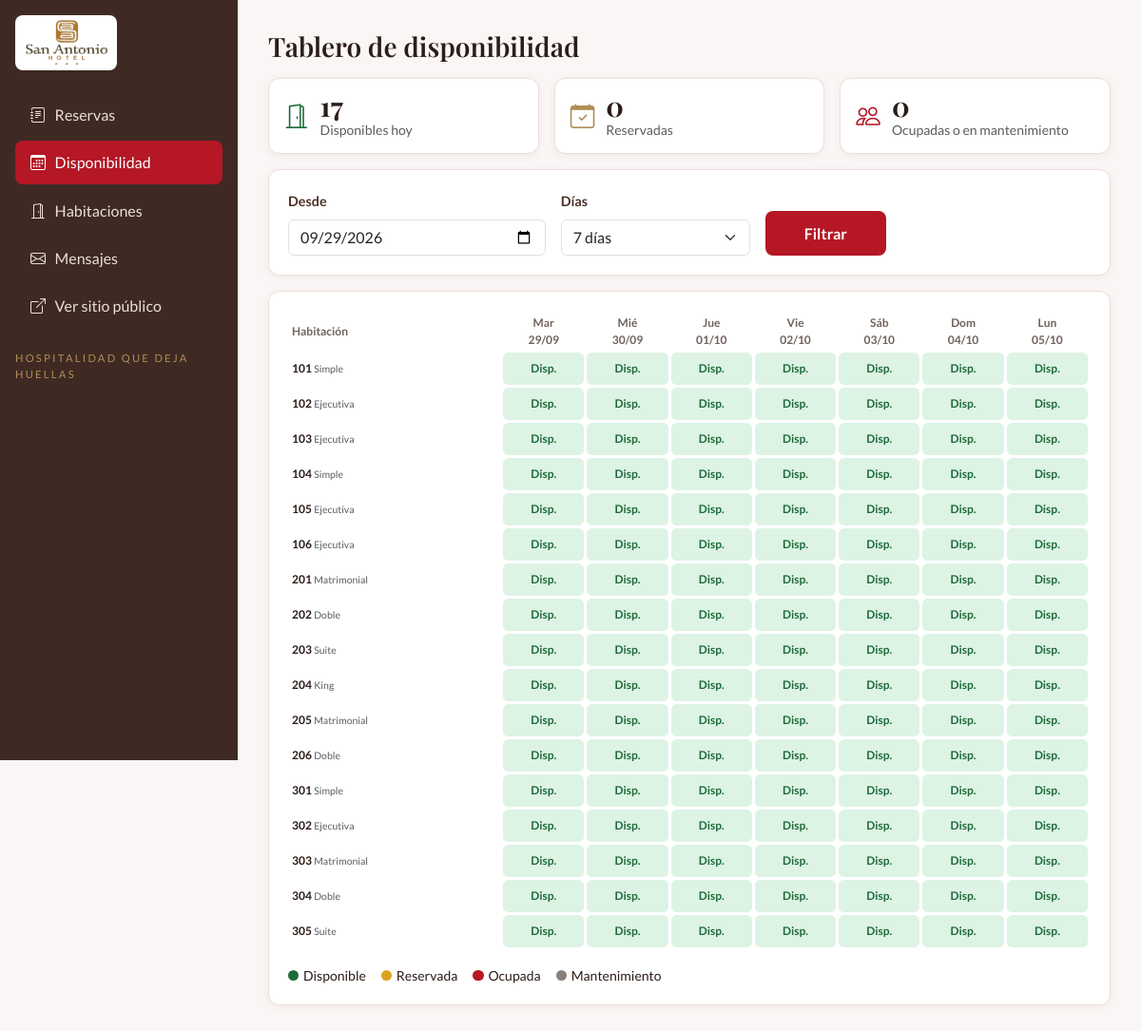
The page /admin/disponibilidad.php on the database its author committed.
### tables this page shows
CREATE TABLE habitacion (
    id           INT UNSIGNED AUTO_INCREMENT PRIMARY KEY,
    numero       VARCHAR(5)   NOT NULL UNIQUE,
    piso         TINYINT UNSIGNED NOT NULL,
    tipo_id      INT UNSIGNED NOT NULL,
    estado       ENUM('disponible','ocupada','limpieza','mantenimiento') NOT NULL DEFAULT 'disponible',
    descripcion  VARCHAR(255) NULL,
    activo       TINYINT(1)   NOT NULL DEFAULT 1,
    created_at   TIMESTAMP    NOT NULL DEFAULT CURRENT_TIMESTAMP,
    updated_at   TIMESTAMP    NOT NULL DEFAULT CURRENT_TIMESTAMP ON UPDATE CURRENT_TIMESTAMP,
    CONSTRAINT fk_habitacion_tipo FOREIGN KEY (tipo_id) REFERENCES tipo_habitacion(id)
);

CREATE TABLE tipo_habitacion (
    id             INT UNSIGNED AUTO_INCREMENT PRIMARY KEY,
    nombre         VARCHAR(40)   NOT NULL UNIQUE,
    descripcion    VARCHAR(255)  NOT NULL,
    detalle        TEXT          NULL,
    capacidad      TINYINT UNSIGNED NOT NULL,
    precio_noche   DECIMAL(8,2)  NOT NULL CHECK (precio_noche > 0),
    activo         TINYINT(1)    NOT NULL DEFAULT 1,
    created_at     TIMESTAMP     NOT NULL DEFAULT CURRENT_TIMESTAMP,
    updated_at     TIMESTAMP     NOT NULL DEFAULT CURRENT_TIMESTAMP ON UPDATE CURRENT_TIMESTAMP
);

### config/Autoload.php (called while the page is built, shortened)
<?php
spl_autoload_register(function (string $clase): void {
    $prefijo = "App\\";
    $carpetaBase = dirname(__DIR__) . "/src/";
    $ruta = $carpetaBase . str_replace("\\", "/", substr($clase, strlen($prefijo))) . ".php";
});

### views/partes/ayudas.php (called while the page is built, shortened)
<?php
function e($valor): string
{
    return htmlspecialchars((string) $valor, ENT_QUOTES, "UTF-8");
}
function fechaGet(string $clave): string
{
    $valor = $_GET[$clave] ?? "";
    $fecha = DateTime::createFromFormat("!Y-m-d", $valor);
    return ($fecha && $fecha->format("Y-m-d") === $valor) ? $valor : "";
}

### src/Dao/Conexion.php (called while the page is built, shortened)
<?php
class Conexion
{
    private $host = "localhost";
    private $dbname = "daw2_hotel_san_antonio";
    private $user = "root";
    private $password = "";
    public function conectar(): \PDO
    {
        try {
            $dsn = "mysql:host=$this->host;dbname=$this->dbname;charset=utf8mb4";
            $conexion = new \PDO($dsn, $this->user, $this->password);
            $conexion->setAttribute(\PDO::ATTR_ERRMODE, \PDO::ERRMODE_EXCEPTION);
            $conexion->setAttribute(\PDO::ATTR_DEFAULT_FETCH_MODE, \PDO::FETCH_ASSOC);
            $conexion->setAttribute(\PDO::ATTR_EMULATE_PREPARES, false);
            return $conexion;
        } catch (\PDOException $e) {
            throw $e;
        }
    }
}

### src/Dao/Dao.php (called while the page is built, shortened)
<?php
abstract class Dao
{
    public function __construct(?\PDO $conn = null)
    {
        $this->conn = $conn ?? (new Conexion())->conectar();
    }
    protected function enlazar(\PDOStatement $stmt, array $valores): void
    {
        foreach ($valores as $marcador => $valor) {
            $tipo = match (true) {
                is_int($valor) => \PDO::PARAM_INT,
                is_bool($valor) => \PDO::PARAM_BOOL,
                $valor === null => \PDO::PARAM_NULL,
                default => \PDO::PARAM_STR,
            };
            $stmt->bindValue($marcador, $valor, $tipo);
        }
    }
}

### src/Dao/Reserva.php (called while the page is built, shortened)
<?php
class Reserva extends Dao
{
    public function enRango(string $desde, string $hasta): array
    {
        $stmt = $this->conn->prepare(
            "SELECT habitacion_id, fecha_ingreso, fecha_salida, estado FROM reserva
             WHERE estado IN ('pendiente','confirmada','checkin')
               AND fecha_ingreso <= :hasta AND fecha_salida > :desde"
        );
        $this->enlazar($stmt, [":desde" => $desde, ":hasta" => $hasta]);
        $stmt->execute();
        return $stmt->fetchAll();
    }
    public function liberarNoShowVencidos(): int
    {
        $stmt = $this->conn->prepare(
            "UPDATE reserva SET estado = 'no_show' WHERE estado = 'confirmada' AND fecha_salida < CURDATE()"
        );
        $stmt->execute();
        return $stmt->rowCount();
    }
}

### src/Bo/Reserva.php (called while the page is built, shortened)
<?php
class Reserva
{
    public function liberarNoShow(): int
    {
        return (new ReservaDAO())->liberarNoShowVencidos();
    }
    public function tablero(string $desde, int $dias): array
    {
        $this->liberarNoShow();
        $fechas = array_map(fn($i) => date("Y-m-d", strtotime("$desde +$i day")), range(0, $dias - 1));
        $reservas = (new ReservaDAO())->enRango($fechas[0], end($fechas));
        $filas = [];
        foreach ((new HabitacionDAO())->listar() as $hab) {
            $celdas = array_map(function ($dia) use ($hab, $reservas) {
                if ($hab["estado"] === "mantenimiento") {
                    return "mantenimiento";
                }
                foreach ($reservas as $r) {
                    if ($r["habitacion_id"] == $hab["id"] && $r["fecha_ingreso"] <= $dia && $dia < $r["fecha_salida"]) {
                        return $r["estado"] === "checkin" ? "ocupada" : "reservada";
                    }
                }
                return "disponible";
            }, $fechas);
            $filas[] = ["numero" => $hab["numero"], "tipo" => $hab["tipo"], "celdas" => $celdas];
        }
        $primerDia = array_count_values(array_map(fn($f) => $f["celdas"][0], $filas));
        return ["fechas" => $fechas, "filas" => $filas, "totales" => $primerDia];
    }
}

### src/Dao/Habitacion.php (called while the page is built, shortened)
<?php
class Habitacion extends Dao
{
    public function listar(): array
    {
        $stmt = $this->conn->prepare(
            "SELECT h.*, t.nombre AS tipo, t.precio_noche
             FROM habitacion h
             JOIN tipo_habitacion t ON t.id = h.tipo_id
             ORDER BY h.numero"
        );
        $stmt->execute();
        return $stmt->fetchAll();
    }
}

### admin/disponibilidad.php (the view, shortened to what this page needs)
<?php
require __DIR__ . "/../config/Autoload.php";
require_once __DIR__ . "/../views/partes/ayudas.php";
$desde = fechaGet("desde") ?: date("Y-m-d");
$dias = (int) ($_GET["dias"] ?? 7);
$dias = in_array($dias, [7, 14], true) ? $dias : 7;
$tablero = (new ReservaBO())->tablero($desde, $dias);
$totales = $tablero["totales"];
$textos = ["disponible" => "Disp.", "reservada" => "Res.", "ocupada" => "Ocup.", "mantenimiento" => "Mant."];
$diasSemana = ["Dom", "Lun", "Mar", "Mié", "Jue", "Vie", "Sáb"];
require __DIR__ . "/../views/partes/panel_cabecera.php";
?>
<h1 class="h3 mb-3">Tablero de disponibilidad</h1>
<div class="row g-3 mb-3">
    <div class="col-12 col-md-4"><div class="sa-card sa-stat"><i class="bi bi-door-open" style="color:#1E6B3A"></i><div><div class="num"><?= $totales["disponible"] ?? 0 ?></div><div class="text-muted small">Disponibles <?= $desde === date("Y-m-d") ? "hoy" : "el " . fechaLarga($desde) ?></div></div></div></div>
    <div class="col-12 col-md-4"><div class="sa-card sa-stat"><i class="bi bi-calendar-check"></i><div><div class="num"><?= $totales["reservada"] ?? 0 ?></div><div class="text-muted small">Reservadas</div></div></div></div>
    <div class="col-12 col-md-4"><div class="sa-card sa-stat"><i class="bi bi-people" style="color:var(--rojo)"></i><div><div class="num"><?= ($totales["ocupada"] ?? 0) + ($totales["mantenimiento"] ?? 0) ?></div><div class="text-muted small">Ocupadas o en mantenimiento</div></div></div></div>
</div>
<form class="sa-card sa-card-cuerpo mb-3" method="get">
    <div class="row g-3 align-items-end">
        <div class="col-7 col-md-4">
            <label class="form-label" for="desde">Desde</label>
            <input class="form-control" type="date" id="desde" name="desde" value="<?= e($desde) ?>">
        </div>
        <div class="col-5 col-md-3">
            <label class="form-label" for="dias">Días</label>
            <select class="form-select" id="dias" name="dias">
                <option value="7" <?= $dias === 7 ? "selected" : "" ?>>7 días</option>
            </select>
        </div>
        <div class="col-12 col-md-2"><button class="btn-sa w-100" type="submit">Filtrar</button></div>
    </div>
</form>
<div class="sa-card sa-card-cuerpo">
    <div class="table-responsive">
        <table class="tablero w-100">
            <thead>
                <tr>
                    <th class="text-start">Habitación</th>
                    <?php foreach ($tablero["fechas"] as $f) : ?>
                        <th><?= $diasSemana[(int) date("w", strtotime($f))] ?><br><?= date("d/m", strtotime($f)) ?></th>
                    <?php endforeach ?>
                </tr>
            </thead>
            <tbody>
                <?php foreach ($tablero["filas"] as $fila) : ?>
                    <tr>
                        <td class="hab"><?= e($fila["numero"]) ?> <small class="text-muted fw-normal"><?= e($fila["tipo"]) ?></small></td>
                        <?php foreach ($fila["celdas"] as $estado) : ?>
                            <td class="celda celda-<?= $estado ?>"><?= $textos[$estado] ?></td>
                        <?php endforeach ?>
                    </tr>
                <?php endforeach ?>
            </tbody>
        </table>
    </div>
    <div class="d-flex flex-wrap gap-3 mt-3 small">
        <span><span class="punto" style="background:#1E6B3A"></span>Disponible</span>
        <span><span class="punto" style="background:#D9A521"></span>Reservada</span>
        <span><span class="punto" style="background:var(--rojo)"></span>Ocupada</span>
        <span><span class="punto" style="background:#8a807a"></span>Mantenimiento</span>
    </div>
</div>
<?php require __DIR__ . "/../views/partes/panel_pie.php" ?>

### assets/css/estilo.css (style rules this page uses)
:root { --rojo: #B51725; --rojo-osc: #9E1C28; --marron: #4F3129; --marron-osc: #3E2A23; --dorado: #B18C54; --hueso: #FAF6F5; --tinta: #2B1D18; --gris: #6f625c; --borde: #EADFD8; --crema: #F4ECE3; --rosado: #FDEBE9; }
body { font-family: "Lato", system-ui, sans-serif; background: var(--hueso); color: var(--tinta); }
h1, h2, h3, h4, .serif { font-family: "Playfair Display", Georgia, serif; font-weight: 700; }
.btn-sa { background: var(--rojo); color: #fff; border: 0; border-radius: .5rem; font-weight: 700; padding: .7rem 1.25rem; }
.sa-card { background: #fff; border: 1px solid var(--borde); border-radius: .75rem; box-shadow: 0 2px 8px rgba(79, 49, 41, .06); }
.sa-card-cuerpo { padding: 1rem; }
.form-label { font-weight: 700; font-size: .9rem; color: var(--marron); }
.sa-stat { display: flex; align-items: center; gap: .75rem; padding: .9rem 1rem; }
.sa-stat .num { font-family: "Playfair Display", serif; font-size: 1.8rem; font-weight: 700; line-height: 1; }
.sa-stat i { font-size: 1.6rem; color: var(--dorado); }
.tablero { border-collapse: separate; border-spacing: 3px; font-size: .75rem; min-width: 32rem; }
.tablero th { text-align: center; color: var(--gris); font-weight: 700; }
.tablero td.hab { font-weight: 700; white-space: nowrap; padding-right: .5rem; }
.tablero td.celda { text-align: center; padding: .5rem .2rem; border-radius: .35rem; font-weight: 700; }
.celda-disponible { background: #DDF3E4; color: #1E6B3A; }
.punto { display: inline-block; width: .7rem; height: .7rem; border-radius: 50%; margin-right: .3rem; }
@media (min-width: 768px) { .sa-card-cuerpo { padding: 1.25rem; } }

### rows shown on the page
habitacion: numero "101", tipo.nombre "Simple", estado "Disp."
habitacion: numero "102", tipo.nombre "Ejecutiva", estado "Disp."
habitacion: numero "103", tipo.nombre "Ejecutiva", estado "Disp."
habitacion: numero "104", tipo.nombre "Simple", estado "Disp."
habitacion: numero "105", tipo.nombre "Ejecutiva", estado "Disp."
habitacion: numero "106", tipo.nombre "Ejecutiva", estado "Disp."
habitacion: numero "201", tipo.nombre "Matrimonial", estado "Disp."
habitacion: numero "202", tipo.nombre "Doble", estado "Disp."
habitacion: numero "203", tipo.nombre "Suite", estado "Disp."
habitacion: numero "204", tipo.nombre "King", estado "Disp."
habitacion: numero "205", tipo.nombre "Matrimonial", estado "Disp."
habitacion: numero "206", tipo.nombre "Doble", estado "Disp."
habitacion: numero "301", tipo.nombre "Simple", estado "Disp."
habitacion: numero "302", tipo.nombre "Ejecutiva", estado "Disp."
habitacion: numero "303", tipo.nombre "Matrimonial", estado "Disp."
habitacion: numero "304", tipo.nombre "Doble", estado "Disp."
habitacion: numero "305", tipo.nombre "Suite", estado "Disp."

### other values the page prints
$texto "Reservas"
$texto "Disponibilidad"
$texto "Habitaciones"
$texto "Mensajes"
$totales["disponible"] "17"
$totales["reservada"] "0"
$diasSemana[(int) date("w", strtotime($f))] "Mar"
date("d/m", strtotime($f)) "29/09"
$diasSemana[(int) date("w", strtotime($f))] "Mié"
date("d/m", strtotime($f)) "30/09"
$diasSemana[(int) date("w", strtotime($f))] "Jue"
date("d/m", strtotime($f)) "01/10"
$diasSemana[(int) date("w", strtotime($f))] "Vie"
date("d/m", strtotime($f)) "02/10"
$diasSemana[(int) date("w", strtotime($f))] "Sáb"
